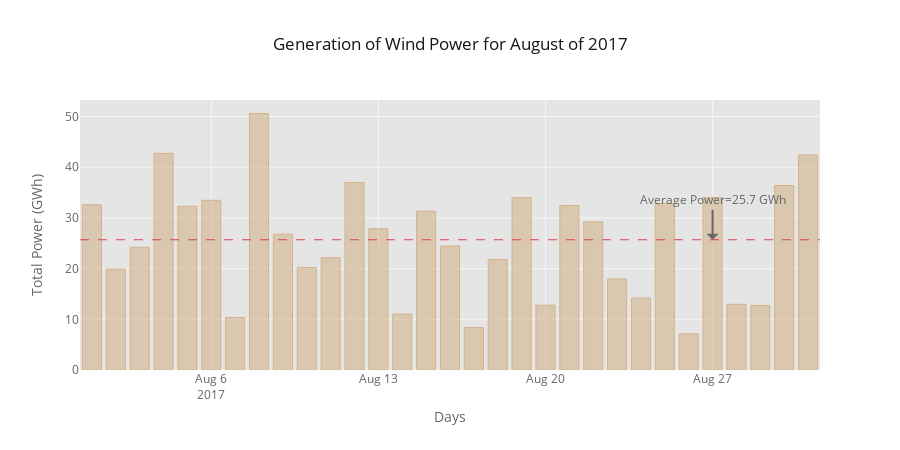

Write notebook code for a chart like this one.
### Code cell
# returns daily wind generation for given month, if second argument not given month number is taken randomly
wind_1(2017, 8)

### Figure 1 — Plotly figure (JSON) as saved in the notebook; plotly's stock layout.template omitted (floating-point values rounded to 4 significant figures)
{"data": [{"marker": {"color": "rgba(210, 180, 140, 0.6)", "line": {"color": "rgba(210, 180, 140, 1.0)", "width": 1}}, "name": "Wind_Daily(MWh)", "orientation": "v", "text": "", "type": "bar", "x": ["2017-08-01", "2017-08-02", "2017-08-03", "2017-08-04", "2017-08-05", "2017-08-06", "2017-08-07", "2017-08-08", "2017-08-09", "2017-08-10", "2017-08-11", "2017-08-12", "2017-08-13", "2017-08-14", "2017-08-15", "2017-08-16", "2017-08-17", "2017-08-18", "2017-08-19", "2017-08-20", "2017-08-21", "2017-08-22", "2017-08-23", "2017-08-24", "2017-08-25", "2017-08-26", "2017-08-27", "2017-08-28", "2017-08-29", "2017-08-30", "2017-08-31"], "y": [32.61, 19.92, 24.22, 42.73, 32.29, 33.47, 10.36, 50.59, 26.79, 20.23, 22.16, 36.96, 27.88, 11.04, 31.32, 24.47, 8.366, 21.82, 33.99, 12.78, 32.44, 29.23, 17.95, 14.2, 32.85, 7.145, 34.02, 12.97, 12.73, 36.39, 42.41]}], "layout": {"annotations": [{"arrowcolor": "#666666", "arrowhead": 17, "ax": 0, "ay": -40, "font": {"color": "#666666", "size": 12}, "hovertext": "", "opacity": 1, "showarrow": true, "text": "Average Power=25.7 GWh", "textangle": 0, "x": "2017-08-27T00:00:00", "xref": "x", "y": 25.69, "yref": "y1"}], "height": 450, "legend": {"bgcolor": "#FFFFFF", "font": {"color": "#666666"}}, "paper_bgcolor": "#FFFFFF", "plot_bgcolor": "#E5E5E5", "shapes": [{"line": {"color": "#db4052", "dash": "dash", "width": 1}, "type": "line", "x0": 0, "x1": 1, "xref": "paper", "y0": 25.69, "y1": 25.69, "yref": "y"}], "title": "Generation of Wind Power for August of 2017", "titlefont": {"color": "#151516"}, "width": 900, "xaxis": {"gridcolor": "#F6F6F6", "showgrid": true, "tickfont": {"color": "#666666"}, "title": "Days", "titlefont": {"color": "#666666"}, "zerolinecolor": "#F6F6F6"}, "yaxis": {"gridcolor": "#F6F6F6", "showgrid": true, "tickfont": {"color": "#666666"}, "title": "Total Power (GWh)", "titlefont": {"color": "#666666"}, "zerolinecolor": "#F6F6F6"}}}
